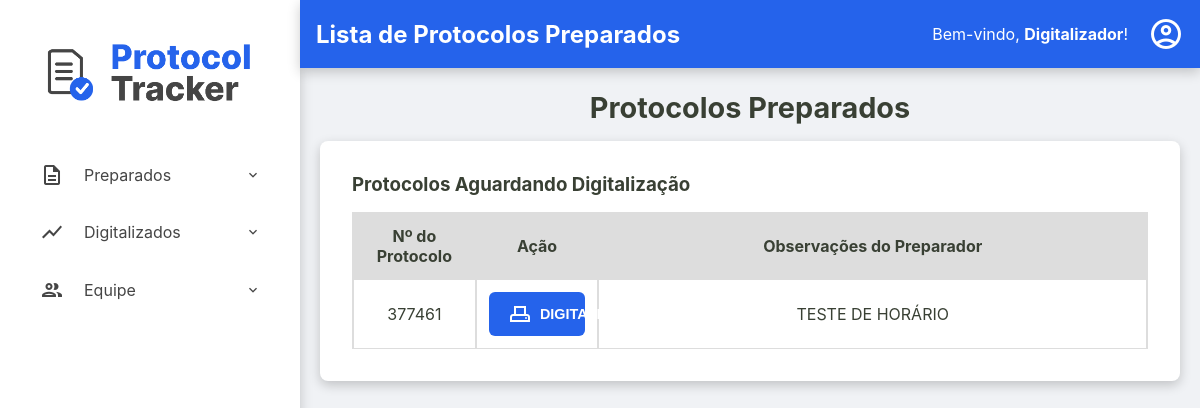
Page /digitalizadores/preparados (signed in) on the earlier database version.
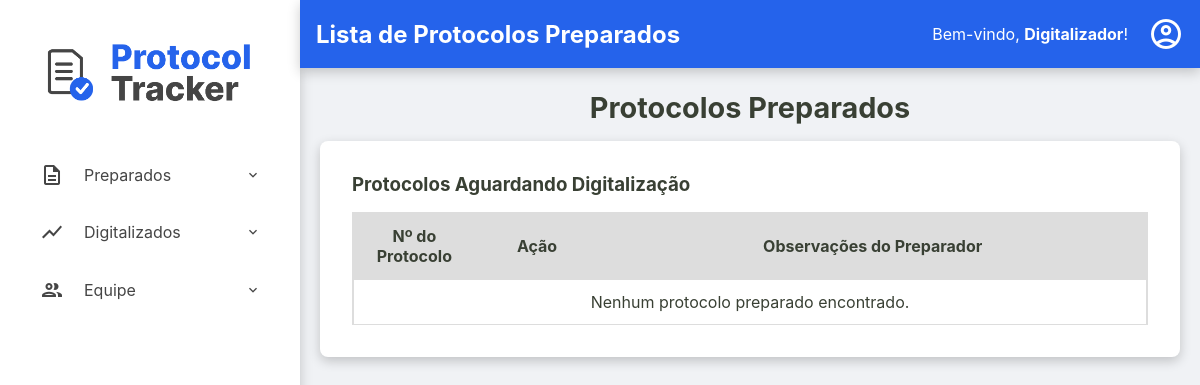
Same page on the later database version.
### tables this page shows
CREATE TABLE protocolos (
    id TEXT PRIMARY KEY,
    id_remessa TEXT NOT NULL,
    numero_protocolo TEXT NOT NULL UNIQUE,
    data_preparacao TEXT NULL,
    id_preparador INTEGER NULL,
    data_digitalizacao TEXT NULL,
    id_digitalizador INTEGER NULL,
    status TEXT NOT NULL DEFAULT 'RECEBIDO',
    quantidade_paginas INTEGER NULL CHECK (quantidade_paginas >= 0),
    observacoes TEXT NULL,
    FOREIGN KEY (id_remessa) REFERENCES remessas (id),
    FOREIGN KEY (id_preparador) REFERENCES usuarios (id),
    FOREIGN KEY (id_digitalizador) REFERENCES usuarios (id)
  );

### src/Controller/ProtocoloController.php (called while the page is built, shortened)
<?php
class ProtocoloController
{
    public function digitalizadores_listaPreparados()
    {
        try {
            $listaProtocolosPreparados = $this->protocoloRepository->findByStatus('PREPARADO');
            require __DIR__ . '/../../templates/digitalizadores/preparados.php';
        } catch (Exception $e) {
            $this->home($e->getMessage());
        }
    }
}

### src/Repository/ProtocoloRepository.php (called while the page is built, shortened)
<?php
class ProtocoloRepository implements ProtocoloRepositoryInterface
{
    private PDO $connection;
    public function __construct(PDO $connection)
    {
        $this->connection = $connection;
    }
    public function findByStatus(string $status): array
    {
        $sqlQuery = "SELECT * FROM protocolos WHERE status = :status;";
        $stmt = $this->connection->prepare($sqlQuery);
        $stmt->bindValue(':status', $status);
        $stmt->execute();
        return $this->hidrataLista($stmt);
    }
    private function hidrataLista(PDOStatement $stmt): array
    {
        $listaDeProtocolos = [];
        while($dadosProtocolo = $stmt->fetch()){
            $listaDeProtocolos[] = Protocolo::fromArray($dadosProtocolo);
        }
        return $listaDeProtocolos;
    }
}

### src/Model/Protocolo.php (called while the page is built, shortened)
<?php
class Protocolo {
    public function getId(): ?string { return $this->id; }
    public function getNumeroProtocolo(): string { return $this->numero_protocolo; }
    public function getObservacoes(): ?string { return $this->observacoes; }
    public static function fromArray(array $array): self
    {
        try {
            $data_preparacao = isset($array['data_preparacao']) ? new DateTimeImmutable($array['data_preparacao']) :  null;
            $data_digitalizacao = isset($array['data_digitalizacao']) ? new DateTimeImmutable($array['data_digitalizacao']) :  null;
        } catch (Exception $e) {
            throw new Exception("Falha ao criar data");
        }
        return new self(
            $array['id'],
            $array['id_remessa'],
            $array['numero_protocolo'],
            $data_preparacao,
            isset($array['id_preparador']) ? (int) $array['id_preparador'] : null,
            $data_digitalizacao,
            isset($array['id_digitalizador']) ? (int) $array['id_digitalizador'] : null,
            $array['status'],
            isset($array['quantidade_paginas']) ? (int) $array['quantidade_paginas'] : null,
            $array['observacoes'] ?? null,
        );
    }
}

### templates/digitalizadores/preparados.php (the view, shortened to what this page needs)
<?php require __DIR__ . '/../components/_header.php'; ?>
<h2>Protocolos Preparados</h2>
<div class="listagem-container">
    <h3>Protocolos Aguardando Digitalização</h3>
    <table class="protocolos-table datatable-js tabela-protocolos">
        <thead>
            <tr>
                <th>Nº do Protocolo</th>
                <th class="acoes-header">Ação</th>
                <th>Observações do Preparador</th>
            </tr>
        </thead>
        <tbody>
            <?php if (empty($listaProtocolosPreparados)): ?>
                <tr>
                    <td colspan="5" class="nenhum-resultado">Nenhum protocolo preparado encontrado.</td>
                </tr>
            <?php endif; ?>
            <?php foreach ($listaProtocolosPreparados as $protocolo): ?>
                <tr>
                    <td><?= htmlspecialchars($protocolo->getNumeroProtocolo()) ?></td>
                    <td class="acoes-cell">
                        <button
                            type="button"
                            class="btn-acao-digitalizar open-modal-digitalizar"
                            data-protocolo-id="<?= htmlspecialchars($protocolo->getId()) ?>"
                            data-protocolo-numero="<?= htmlspecialchars($protocolo->getNumeroProtocolo()) ?>"
                            data-protocolo-observacoes="<?= htmlspecialchars($protocolo->getObservacoes() ?? '') ?>"
                        >
                            <span class="material-icons-outlined">adf_scanner</span> Digitalizar
                        </button>
                    </td>
                    <td class="coluna-observacoes" title="<?= htmlspecialchars($protocolo->getObservacoes() ?? '') ?>">
                        <?= htmlspecialchars($protocolo->getObservacoes() ?? '') ?>
                    </td>
                </tr>
            <?php endforeach; ?>
        </tbody>
    </table>
</div>
<?php require __DIR__ . '/../components/_footer.php'; ?>

Differences in the rows shown:
removed protocolos: numero_protocolo "377461", observacoes "TESTE DE HORÁRIO"
Other differences:
text now shown: "Nenhum protocolo preparado encontrado."
